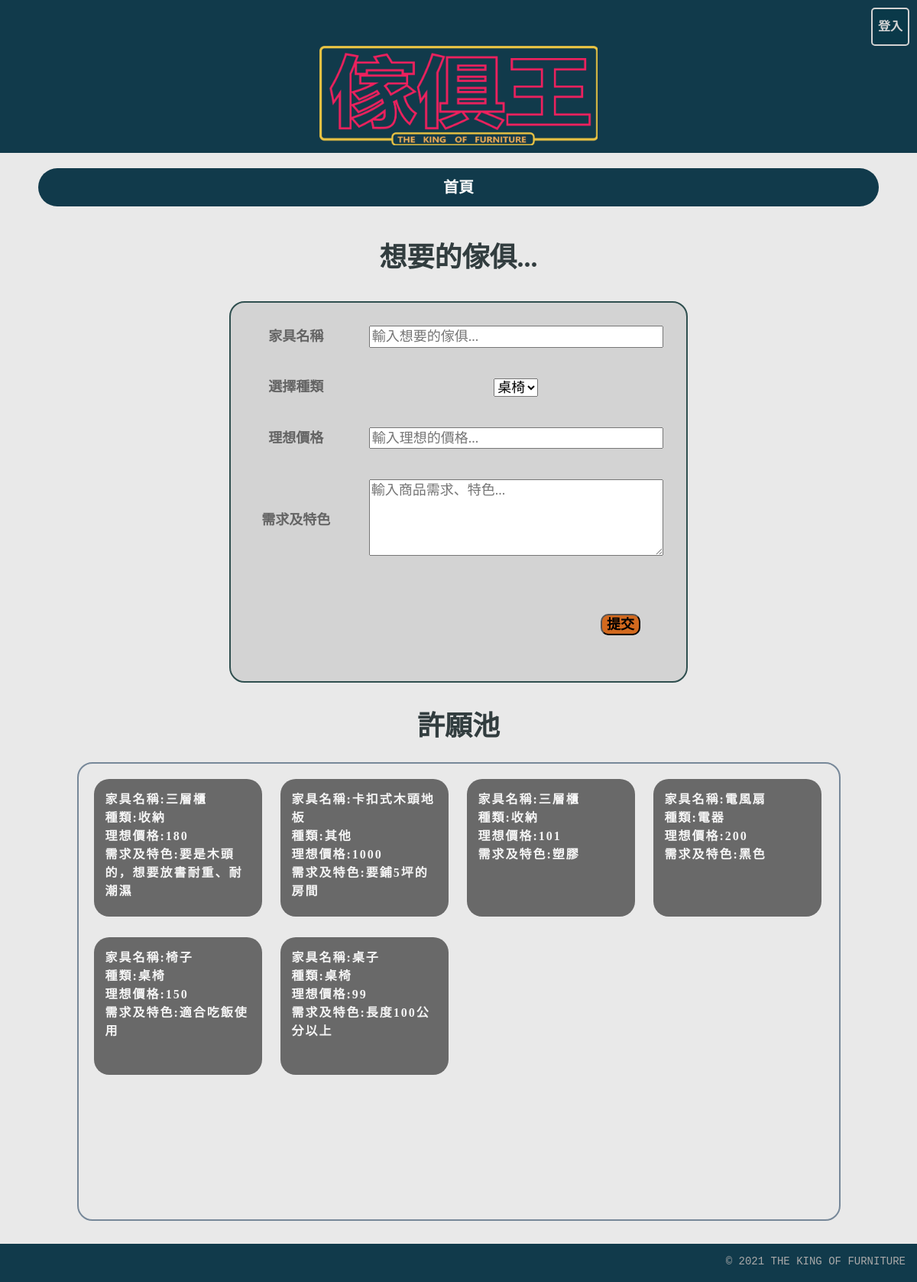
Screenshot of /webDB_project/wish.php with the database file from the repository.
### tables this page shows
CREATE TABLE `wish_data` (
  `w_id` int(10) NOT NULL,
  `w_name` varchar(20) NOT NULL,
  `w_category` enum('桌椅','收納','電器','其他') NOT NULL,
  `w_price` int(10) NOT NULL,
  `w_describe` varchar(50) NOT NULL
);

### webDB_project/wish.php (the view, shortened to what this page needs)
<?php
require_once("connMySql.php");
$query_RecBoard = "SELECT * FROM wish_data ORDER BY w_id DESC";
$RecBoard = $db_link->query($query_RecBoard);
@$user = $_SESSION['user'];
?>
<!DOCTYPE html>
<html lang="en">
<head>
    <link href="css/site.css" rel="stylesheet">
    <link href="css/bootstrap.min.css" rel="stylesheet">
    <link href="css/style.css" rel="stylesheet">
</head>
<body>
    <div class="header">
        <?php if ($user == NULL) { ?>
            <div id="div_login"><input type="button" value="登入" onclick="location.href='php/login/login.php'" id="login"></div>
        <?php } else { ?>
            <div id="div_login"><img src="img/member.png" id="login"></div><?php  } ?>
        <div>
            <a href="index.php"><img src="img/傢俱王LOGO.png" alt="LOGO" id="logo"></a>
        </div>
    </div>
    <div class="container">
        <div class="row">
            <div class="nav_all">
                <div class="nav_page"><a href="index.php">首頁</a></div>
            </div>
        </div>
        <div class="title">想要的傢俱...</div>
        <form action="php/item/item_wish.php" method="POST">
            <div id="wish_list">
                <div class="wish_row">
                    <div class="wish_cell">家具名稱</div>
                    <div class="wish_cell"><input type="text" placeholder="輸入想要的傢俱..." id="enter_1" name="w_name"></div>
                </div>
                <div class="wish_row">
                    <div class="wish_cell">選擇種類</div>
                    <div class="wish_cell">
                        <select id="sell_category" name="w_category" required>
                            <option>桌椅</option>
                        </select>
                    </div>
                </div>
                <div class="wish_row">
                    <div class="wish_cell">理想價格</div>
                    <div class="wish_cell"><input type="text" placeholder="輸入理想的價格..." id="enter_2" name="w_price"></div>
                </div>
                <div class="wish_row">
                    <div class="wish_cell">需求及特色</div>
                    <div class="wish_cell"><textarea placeholder="輸入商品需求、特色..." id="enter_3" name="w_describe"></textarea></div>
                </div>
                <div class="wish_row">
                    <div class="wish_cell"></div>
                    <div class="wish_cell">
                       <div class="button_submit">
                        <input type="submit" value="提交" id="submit">
                    </div>
                    </div>
                </div>
            </div>
        </form>
        <div class="title">許願池</div>
        <div id="pond"><?php $i = 0 ?>
            <?php while ($row_RecBoard = $RecBoard->fetch_assoc()) { ?>
            <div id="pond_item">
                <div>家具名稱:<?php echo $row_RecBoard['w_name'] ?></div>
                <div>種類:<?php echo $row_RecBoard['w_category'] ?></div>
                <div>理想價格:<?php echo $row_RecBoard['w_price'] ?></div>
                <div>需求及特色:<?php echo $row_RecBoard['w_describe'] ?></div>
            </div>
            <?php } ?>
        </div>
    </div>
    <div class="footer">
        <P>© 2021 THE KING OF FURNITURE</P>
    </div>
</body>
</html>

### webDB_project/css/site.css (style rules this page uses)
html, body, div, span, object, iframe, h1, h2, h3, h4, h5, h6, p, blockquote, pre, a, abbr, acronym, address, big, cite, code, del, dfn, em, img, ins, kbd, q, s, samp,small, strike, strong, sub, sup, tt, var, b, u, i, center, dl, dt, dd, ol, ul, li, fieldset, form, label, legend, table, caption, tbody, tfoot, thead, tr, th, td, article, aside, canvas, details, embed, figure, figcaption, footer, header, hgroup, menu, nav, output, ruby, section, summary, time, mark, audio, video { margin: 0; padding: 0; border: 0; font-size: 100%; vertical-align: baseline; }
body { line-height: 1.2; background-color: rgb(254,250,246); }
*, *:before, *:after { -webkit-box-sizing: border-box; -moz-box-sizing: border-box; box-sizing: border-box; }
p , li, legend , form { font-size: 18px; color: rgb(100,100,100); font-family: 'ColaborateLightRegular', Arial, sans-serif; line-height: 125%; margin-bottom: 10px; }
input { font-size: 20px; }
form .indent, #submit { margin-left: 215px; }

### webDB_project/css/style.css (style rules this page uses)
* { font-family: "微軟正黑體"; font-size: 12px; }
a { text-decoration: none; }
body { background-color: rgb(233, 233, 233); }
.header { height: 200px; background-color: rgb(17, 58, 75); }
.container { height: 100%; background-color: rgb(233, 233, 233); }
.footer { height: 50px; background-color: rgb(17, 58, 75); }
.footer p { color: darkgrey; text-align: right; font-family: monospace; font-size: 14px; padding: 15px; }
.header div { width: 100%; }
#div_login { height: 60px; }
#logo { height: 130px; display: block; margin: auto; }
#login { width: 50px; height: 50px; float: right; color: lightgray; background-color: rgb(10, 57, 73); border: 2px solid lightgray; border-radius: 5px; font-weight: bolder; margin: 10px 10px 0px 0px; cursor: pointer; }
.nav_all { background-color: rgb(17, 58, 75); display: inline-flex; align-items: center; width: 100%; height: 50px; margin: 20px; text-align: center; justify-content: space-around; border-radius: 50px; }
.nav_page { width: 100%; text-align: center; font-size: 20px; padding: 10px; border-radius: 50px; }
.nav_page a { color: white; font-weight: bold; }
.title { text-align: center; font-size: 36px; font-weight: bolder; color: rgb(50, 61, 63); padding: 10px; margin: 10px; }
#submit { background-color: chocolate; font-weight: bold; border-radius: 10px; float: right; }
#wish_list { display: table; width: 600px; height: 200px; border: 2px solid darkslategray; border-radius: 20px; padding: 10px; margin: 20px auto; background-color: lightgray; }
.wish_row { display: table-row; }
.wish_cell { display: table-cell; padding: 20px; margin: 10px; text-align: center; vertical-align: middle; font-weight: bold; }
#enter_1, #enter_2, #enter_3 { width: 100%; }
#enter_3 { height: 100px; }
#submit { font-weight: bold; border-radius: 10px; float: right; }
#pond { width: 90%; height: 600px; border: 2px solid lightslategray; border-radius: 20px; margin: 10px auto 30px; padding: 10px; overflow-y: auto; }
#pond_item { display: inline-block; width: 220px; height: 180px; margin: 10px; padding: 15px; border-radius: 20px; font-weight: bold; color: whitesmoke; background-color: dimgray; text-align: left; overflow-x: hidden; overflow-y: auto; letter-spacing: 2px; word-break: break-all;; }
.button_submit { float: right; padding: 20px; margin: 10px; }
#submit, #clear { background-color: chocolate; font-weight: bold; border-radius: 10px; }

### rows the page displays
wish_data: w_name "三層櫃", w_category "收納", w_price "180", w_describe "要是木頭的，想要放書耐重、耐潮濕"
wish_data: w_name "卡扣式木頭地板", w_category "其他", w_price "1000", w_describe "要鋪5坪的房間"
wish_data: w_name "三層櫃", w_category "收納", w_price "101", w_describe "塑膠"
wish_data: w_name "電風扇", w_category "電器", w_price "200", w_describe "黑色"
wish_data: w_name "椅子", w_category "桌椅", w_price "150", w_describe "適合吃飯使用"
wish_data: w_name "桌子", w_category "桌椅", w_price "99", w_describe "長度100公分以上"
